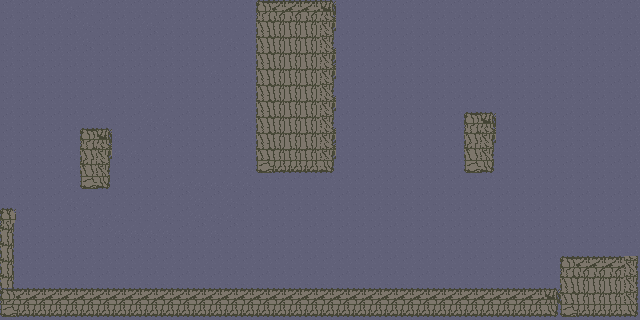

This is a level from a 2D game, rendered from its Tiled map with the project's own tilesets. A one-line summary and the complete map file follow:
An orthogonal 40x20 tile map with 16x16 px tiles, 2 tile layers (Background, Bricks), 2 tilesets and 5 objects (Monster).

<map version="1.0" orientation="orthogonal" renderorder="right-down" width="40" height="20" tilewidth="16" tileheight="16" nextobjectid="60">
 <tileset firstgid="1" name="tiles" tilewidth="16" tileheight="16" spacing="1" tilecount="324" columns="18">
  <image source="../images/tiles.png" width="320" height="320" />
 </tileset>
 <tileset firstgid="325" name="tiles" tilewidth="16" tileheight="16" spacing="1" tilecount="324" columns="18">
  <image source="../images/tiles.png" width="320" height="320" />
 </tileset>
 <layer name="Background" width="40" height="20">
  <data encoding="csv">
73,73,73,73,74,73,73,73,73,73,73,73,73,73,73,73,73,73,73,73,73,73,73,73,73,73,73,73,73,73,73,73,73,73,73,73,73,73,73,73,
73,73,73,73,73,74,73,73,73,74,73,73,73,73,73,73,73,73,73,73,73,73,73,73,73,73,73,73,73,73,73,73,73,73,73,73,73,73,73,73,
73,73,73,73,73,74,73,73,73,73,73,73,73,73,74,73,73,73,73,73,73,73,73,73,73,73,73,73,73,73,73,73,73,73,73,73,73,73,73,73,
73,73,73,73,73,73,73,73,73,73,73,73,73,73,73,73,73,74,73,73,73,73,73,73,73,73,73,73,73,73,73,73,73,73,73,73,73,73,73,73,
73,73,73,73,73,73,73,73,73,73,73,73,73,74,73,73,73,74,73,73,73,73,73,73,73,73,73,73,73,73,73,73,73,73,73,73,73,73,73,73,
73,73,73,73,73,73,73,73,73,73,73,73,73,73,73,73,73,73,73,73,73,73,73,73,73,73,73,73,73,73,73,73,73,73,73,73,73,73,73,73,
73,73,73,73,73,73,74,73,73,74,73,73,73,73,73,73,73,73,73,73,73,73,73,73,73,73,73,73,73,73,73,73,73,73,73,73,73,73,73,73,
73,73,73,73,73,73,74,73,73,74,74,73,73,73,73,74,74,73,73,73,73,73,73,73,73,73,73,73,73,73,73,73,73,73,73,73,73,73,73,73,
73,73,73,73,73,73,74,74,73,73,74,73,73,73,73,73,73,73,74,73,73,73,73,73,73,73,73,73,73,73,73,73,73,73,73,73,73,73,73,73,
73,73,73,73,74,73,73,74,74,73,73,73,73,73,73,73,73,73,74,73,73,73,73,73,73,73,73,73,73,73,73,73,73,73,73,73,73,73,73,73,
73,73,73,73,74,73,73,73,73,73,73,73,73,73,73,74,73,73,73,73,73,73,73,73,73,73,73,73,73,73,73,73,73,73,73,73,73,73,73,73,
73,73,73,73,74,73,73,73,73,73,73,74,74,74,74,74,73,73,73,73,73,73,73,73,73,73,73,73,73,73,73,73,73,73,73,73,73,73,73,73,
73,73,73,73,74,74,73,73,73,73,73,73,74,73,74,73,73,73,73,73,73,73,73,73,73,73,73,73,73,73,73,73,73,73,73,73,73,73,73,73,
73,73,73,73,73,74,74,74,73,73,74,73,74,74,74,73,73,73,73,73,73,73,73,73,73,73,73,73,73,73,73,73,73,73,73,73,73,73,73,73,
73,73,73,73,73,73,73,74,74,74,74,73,73,74,73,73,73,73,73,73,73,73,73,73,73,73,73,73,73,73,73,73,73,73,73,73,73,73,73,73,
73,73,73,73,73,73,73,73,73,73,73,73,73,73,73,73,73,73,73,73,73,73,73,73,73,73,73,73,73,73,73,73,73,73,73,73,73,73,73,73,
73,73,73,73,73,73,73,73,73,73,73,73,73,73,73,73,73,73,73,73,73,73,73,73,73,73,73,73,73,73,73,73,73,73,73,73,73,73,73,73,
73,73,73,73,73,73,73,73,73,73,73,73,73,73,73,73,73,73,73,73,73,73,73,73,73,73,73,73,73,73,73,73,73,73,73,73,73,73,73,73,
73,73,73,73,73,73,73,73,73,73,73,73,73,73,73,73,73,73,73,73,73,73,73,73,73,73,73,73,73,73,73,73,73,73,73,73,73,73,73,73,
73,73,73,73,73,73,73,73,73,73,73,73,73,73,73,73,73,73,73,73,73,73,73,73,73,73,73,73,73,73,73,73,73,73,73,73,73,73,73,73
</data>
 </layer>
 <layer name="Bricks" width="40" height="20">
  <data encoding="csv">
0,0,0,0,0,0,0,0,0,0,0,0,0,0,0,0,1,2,2,2,3,0,0,0,0,0,0,0,0,0,0,0,0,0,0,0,0,0,0,0,
0,0,0,0,0,0,0,0,0,0,0,0,0,0,0,0,19,20,20,20,21,0,0,0,0,0,0,0,0,0,0,0,0,0,0,0,0,0,0,0,
0,0,0,0,0,0,0,0,0,0,0,0,0,0,0,0,19,20,20,20,39,0,0,0,0,0,0,0,0,0,0,0,0,0,0,0,0,0,0,0,
0,0,0,0,0,0,0,0,0,0,0,0,0,0,0,0,19,20,20,20,21,0,0,0,0,0,0,0,0,0,0,0,0,0,0,0,0,0,0,0,
0,0,0,0,0,0,0,0,0,0,0,0,0,0,0,0,19,20,20,20,21,0,0,0,0,0,0,0,0,0,0,0,0,0,0,0,0,0,0,0,
0,0,0,0,0,0,0,0,0,0,0,0,0,0,0,0,19,20,20,20,39,0,0,0,0,0,0,0,0,0,0,0,0,0,0,0,0,0,0,0,
0,0,0,0,0,0,0,0,0,0,0,0,0,0,0,0,19,20,20,20,21,0,0,0,0,0,0,0,0,0,0,0,0,0,0,0,0,0,0,0,
0,0,0,0,0,0,0,0,0,0,0,0,0,0,0,0,19,20,20,20,39,0,0,0,0,0,0,0,0,1,3,0,0,0,0,0,0,0,0,0,
0,0,0,0,0,1,3,0,0,0,0,0,0,0,0,0,19,20,20,20,21,0,0,0,0,0,0,0,0,19,21,0,0,0,0,0,0,0,0,0,
0,0,0,0,0,19,21,0,0,0,0,0,0,0,0,0,19,20,20,20,21,0,0,0,0,0,0,0,0,37,39,0,0,0,0,0,0,0,0,0,
0,0,0,0,0,37,39,0,0,0,0,0,0,0,0,0,55,56,56,56,57,0,0,0,0,0,0,0,0,55,57,0,0,0,0,0,0,0,0,0,
0,0,0,0,0,55,57,0,0,0,0,0,0,0,0,0,0,0,0,0,0,0,0,0,0,0,0,0,0,0,0,0,0,0,0,0,0,0,0,0,
0,0,0,0,0,0,0,0,0,0,0,0,0,0,0,0,0,0,0,0,0,0,0,0,0,0,0,0,0,0,0,0,0,0,0,0,0,0,0,0,
40,0,0,0,0,0,0,0,0,0,0,0,0,0,0,0,0,0,0,0,0,0,0,0,0,0,0,0,0,0,0,0,0,0,0,0,0,0,0,0,
58,0,0,0,0,0,0,0,0,0,0,0,0,0,0,0,0,0,0,0,0,0,0,0,0,0,0,0,0,0,0,0,0,0,0,0,0,0,0,0,
58,0,0,0,0,0,0,0,0,0,0,0,0,0,0,0,0,0,0,0,0,0,0,0,0,0,0,0,0,0,0,0,0,0,0,0,0,0,0,0,
58,0,0,0,0,0,0,0,0,0,0,0,0,0,0,0,0,0,0,0,0,0,0,0,0,0,0,0,0,0,0,0,0,0,0,1,2,2,2,39,
58,0,0,0,0,0,0,0,0,0,0,0,0,0,0,0,0,0,0,0,0,0,0,0,0,0,0,0,0,0,0,0,0,0,0,19,20,20,20,39,
1,2,2,2,2,2,2,2,2,2,2,2,2,2,2,2,2,2,2,2,2,2,2,2,2,2,2,2,2,2,2,2,2,2,3,19,20,20,20,39,
55,56,56,56,56,56,56,56,56,56,56,56,56,56,56,56,56,56,56,56,56,56,56,56,56,56,56,56,56,56,56,56,56,56,57,55,56,56,56,57
</data>
 </layer>
 <objectgroup name="Monster">
  <object id="46" name="Monster" x="576" y="208" width="48" height="48">
   <properties>
    <property name="food" type="int" value="20" />
   </properties>
  </object>
 </objectgroup>
 <objectgroup name="Food">
  <properties>
   <property name="amount" type="int" value="40" />
  </properties>
  <object id="50" x="80" y="128" width="32" height="64" />
  <object id="54" x="0" y="288" width="560" height="32" />
  <object id="57" x="464" y="112" width="32" height="64" />
  <object id="58" x="256" y="128" width="80" height="48" />
 </objectgroup>
 <objectgroup name="Player">
  <properties>
   <property name="fleet" type="int" value="1" />
  </properties>
 </objectgroup>
</map>
